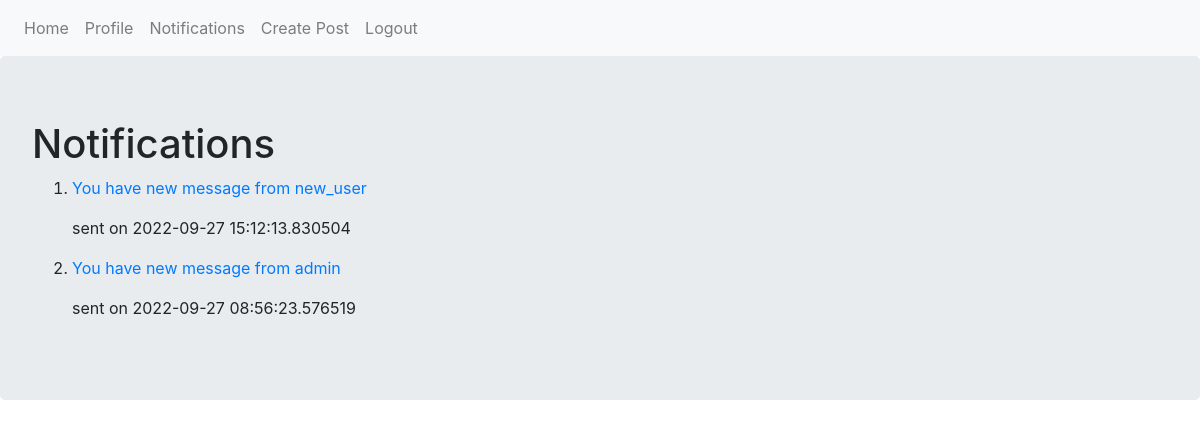
/notifications (signed in), run on the app's committed database.
### myproject/models.py (models this page shows, shortened)
class ConversationText(db.Model):
    id = db.Column(db.Integer, primary_key=True)
    message = db.Column(db.String())
    from_user_id = db.Column(db.Integer, db.ForeignKey('user.id'))
    room_id = db.Column(db.Integer, db.ForeignKey('room_chat.id'))
    timestamp = db.Column(db.DateTime, index=True, default=datetime.utcnow)

class User(UserMixin, db.Model):
    id = db.Column(db.Integer, primary_key=True)
    username = db.Column(db.String(64), index=True, unique=True)
    email = db.Column(db.String(120), index=True, unique=True)
    password_hash = db.Column(db.String(128))
    about = db.Column(db.String(120), default='Blank')
    photo = db.Column(db.String(64), nullable=False, default='default.jpg')
    last_seen = db.Column(db.DateTime, index=True)
    posts = db.relationship("Post", backref='author', lazy='dynamic')
    followed = db.relationship("User",
                               secondary=followers,
                               primaryjoin = (followers.c.follower_id==id),
                               secondaryjoin = (followers.c.followed_id==id),
                               backref = db.backref("follower", lazy="dynamic"),
                               lazy= "dynamic",
                               )
    likes = db.relationship("Post", secondary=like_post, backref="likers", lazy="dynamic",)
    dislikes = db.relationship("Post", secondary=dislike_post, backref="dislikers", lazy="dynamic",)
    comments = db.relationship("Comment", backref='commentator', lazy='dynamic')
    comment_likes = db.relationship("Comment", secondary=like_comment, backref="likers", lazy="dynamic",)
    comment_dislikes = db.relationship("Comment", secondary=dislike_comment, backref="dislikers", lazy="dynamic",)

### myproject/core/views.py (the view)
@core.route("/notifications")
@login_required
def notifications():
    room_first = RoomChat.query.filter_by(user_one=current_user.id).all()
    room_second = RoomChat.query.filter_by(user_two=current_user.id).all()
    rooms = []
    for room in room_first:
        rooms.append(room.id)
    for room in room_second:
        rooms.append(room.id)
    page = request.args.get('page', 1, type=int)
    messages = ConversationText.query.filter(ConversationText.room_id.in_(rooms)).filter(ConversationText.from_user_id != current_user.id).order_by(ConversationText.timestamp.desc()).paginate(page, 10, False)
    next_url = url_for('core.notifications', page=messages.next_num) if messages.has_next else None
    prev_url = url_for('core.notifications', page=messages.prev_num) if messages.has_prev else None
    return render_template("notifications.html", messages=messages, all_user=User.query, next_url=next_url, prev_url=prev_url)

### myproject/core/views.py (called while the page is built)
@core.before_request
def before_request():
    if current_user.is_authenticated:
        current_user.last_seen = datetime.utcnow()
        db.session.commit()

### myproject/models.py (called while the page is built)
@login.user_loader
def load_user(id):
    return User.query.get(int(id))

### myproject/templates/notifications.html (shortened to what this page needs)
{% extends "base.html" %}
{% block content %}
<h1>Notifications</h1>
<ol>
{% for message in messages.items %}
<li>
<p><a href="{{url_for('chats.chat', receiver_id=message.from_user_id)}}">You have new message from {{all_user.get(message.from_user_id).username}}</a></p>
<p>sent on {{message.timestamp}}</p>
</li>
{% endfor %}
</ol>
{% endblock %}

### data on the page
ConversationText: timestamp "2022-09-27 15:12:13.830504"
User: get "new_user"
ConversationText: timestamp "2022-09-27 08:56:23.576519"
User: get "admin"
